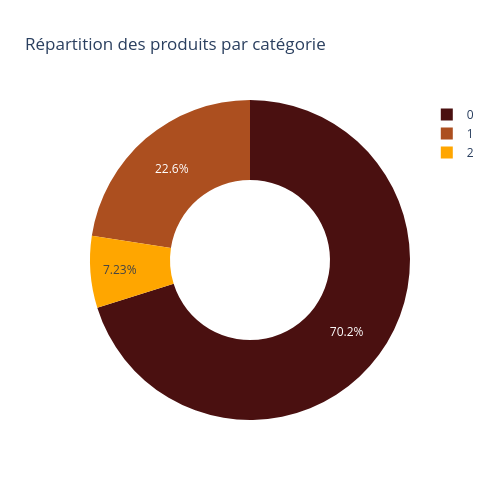

The cell this chart's notebook holds for it:
### Code cell
fig = go.Figure()
fig.add_trace(go.Pie(
    labels =nb_categorie['categ'], 
    values =nb_categorie['id_prod'],
    name='produits par catégories',
    marker = dict(colors = ['#4a1010', '#ac4f1f', '#ffa600']),
    #textinfo="label",
    hole = 0.5
))
# mise en forme
fig.update_layout(
    title_text='Répartition des produits par catégorie',
    xaxis=dict(type='category'),
    separators = ". ",
    height = 500,
    width = 500
)

fig.show()

### Figure 1 — Plotly figure (JSON) as saved in the notebook; plotly's stock layout.template omitted (floating-point values rounded to 4 significant figures)
{"data": [{"hole": 0.5, "labels": [0, 1, 2], "marker": {"colors": ["#4a1010", "#ac4f1f", "#ffa600"]}, "name": "produits par catégories", "type": "pie", "values": [2290, 737, 236]}], "layout": {"height": 500, "separators": ". ", "title": {"text": "Répartition des produits par catégorie"}, "width": 500, "xaxis": {"type": "category"}}}
